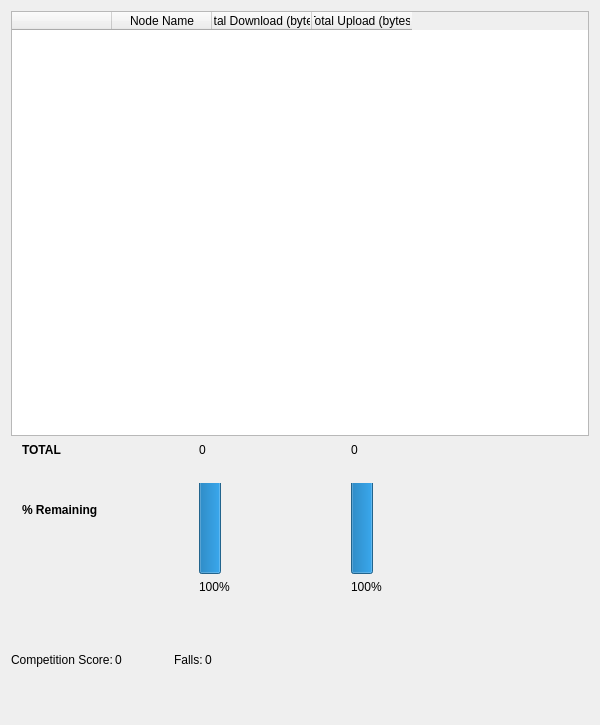
<?xml version="1.0" encoding="UTF-8"?>
<ui version="4.0">
 <class>BandwidthWidget</class>
 <widget class="QWidget" name="BandwidthWidget">
  <property name="geometry">
   <rect>
    <x>0</x>
    <y>0</y>
    <width>600</width>
    <height>725</height>
   </rect>
  </property>
  <property name="minimumSize">
   <size>
    <width>400</width>
    <height>200</height>
   </size>
  </property>
  <property name="windowTitle">
   <string>BandwidthWidget</string>
  </property>
  <layout class="QHBoxLayout" name="horizontalLayout_2">
   <property name="sizeConstraint">
    <enum>QLayout::SetDefaultConstraint</enum>
   </property>
   <item>
    <widget class="QWidget" name="widget_2" native="true">
     <layout class="QVBoxLayout" name="verticalLayout">
      <property name="margin">
       <number>0</number>
      </property>
      <item>
       <widget class="QTableWidget" name="tableWidget">
        <property name="sizePolicy">
         <sizepolicy hsizetype="Expanding" vsizetype="Preferred">
          <horstretch>0</horstretch>
          <verstretch>0</verstretch>
         </sizepolicy>
        </property>
        <property name="minimumSize">
         <size>
          <width>0</width>
          <height>425</height>
         </size>
        </property>
        <property name="maximumSize">
         <size>
          <width>16777215</width>
          <height>600</height>
         </size>
        </property>
        <property name="alternatingRowColors">
         <bool>true</bool>
        </property>
        <property name="gridStyle">
         <enum>Qt::DashDotLine</enum>
        </property>
        <property name="sortingEnabled">
         <bool>true</bool>
        </property>
        <attribute name="horizontalHeaderMinimumSectionSize">
         <number>100</number>
        </attribute>
        <attribute name="horizontalHeaderStretchLastSection">
         <bool>false</bool>
        </attribute>
        <column>
         <property name="text">
          <string/>
         </property>
        </column>
        <column>
         <property name="text">
          <string>Node Name</string>
         </property>
        </column>
        <column>
         <property name="text">
          <string>Total Download (bytes)</string>
         </property>
        </column>
        <column>
         <property name="text">
          <string>Total Upload (bytes)</string>
         </property>
        </column>
       </widget>
      </item>
      <item>
       <widget class="QWidget" name="widget_8" native="true">
        <property name="sizePolicy">
         <sizepolicy hsizetype="Preferred" vsizetype="Maximum">
          <horstretch>0</horstretch>
          <verstretch>0</verstretch>
         </sizepolicy>
        </property>
        <property name="maximumSize">
         <size>
          <width>688</width>
          <height>175</height>
         </size>
        </property>
        <layout class="QHBoxLayout" name="horizontalLayout_8">
         <property name="spacing">
          <number>1</number>
         </property>
         <property name="sizeConstraint">
          <enum>QLayout::SetMaximumSize</enum>
         </property>
         <property name="topMargin">
          <number>1</number>
         </property>
         <item>
          <layout class="QVBoxLayout" name="verticalLayout_2">
           <item>
            <widget class="QLabel" name="label">
             <property name="font">
              <font>
               <weight>75</weight>
               <bold>true</bold>
              </font>
             </property>
             <property name="text">
              <string>TOTAL</string>
             </property>
            </widget>
           </item>
           <item>
            <spacer name="verticalSpacer">
             <property name="orientation">
              <enum>Qt::Vertical</enum>
             </property>
             <property name="sizeType">
              <enum>QSizePolicy::Preferred</enum>
             </property>
             <property name="sizeHint" stdset="0">
              <size>
               <width>20</width>
               <height>40</height>
              </size>
             </property>
            </spacer>
           </item>
           <item>
            <widget class="QLabel" name="label_2">
             <property name="font">
              <font>
               <weight>75</weight>
               <bold>true</bold>
              </font>
             </property>
             <property name="text">
              <string>% Remaining</string>
             </property>
            </widget>
           </item>
           <item>
            <spacer name="verticalSpacer_2">
             <property name="orientation">
              <enum>Qt::Vertical</enum>
             </property>
             <property name="sizeHint" stdset="0">
              <size>
               <width>20</width>
               <height>20</height>
              </size>
             </property>
            </spacer>
           </item>
          </layout>
         </item>
         <item>
          <spacer name="horizontalSpacer_2">
           <property name="orientation">
            <enum>Qt::Horizontal</enum>
           </property>
           <property name="sizeType">
            <enum>QSizePolicy::Maximum</enum>
           </property>
           <property name="sizeHint" stdset="0">
            <size>
             <width>100</width>
             <height>20</height>
            </size>
           </property>
          </spacer>
         </item>
         <item>
          <layout class="QVBoxLayout" name="verticalLayout_4">
           <item>
            <widget class="QLabel" name="downTotalLabel">
             <property name="text">
              <string>0</string>
             </property>
            </widget>
           </item>
           <item>
            <spacer name="verticalSpacer_3">
             <property name="orientation">
              <enum>Qt::Vertical</enum>
             </property>
             <property name="sizeType">
              <enum>QSizePolicy::Fixed</enum>
             </property>
             <property name="sizeHint" stdset="0">
              <size>
               <width>20</width>
               <height>20</height>
              </size>
             </property>
            </spacer>
           </item>
           <item>
            <widget class="QProgressBar" name="down_remaining_bar">
             <property name="maximumSize">
              <size>
               <width>16777215</width>
               <height>100</height>
              </size>
             </property>
             <property name="maximum">
              <number>1000</number>
             </property>
             <property name="value">
              <number>1000</number>
             </property>
             <property name="orientation">
              <enum>Qt::Vertical</enum>
             </property>
             <property name="format">
              <string/>
             </property>
            </widget>
           </item>
           <item>
            <widget class="QLabel" name="downLabel">
             <property name="text">
              <string>100%</string>
             </property>
            </widget>
           </item>
           <item>
            <spacer name="verticalSpacer_5">
             <property name="orientation">
              <enum>Qt::Vertical</enum>
             </property>
             <property name="sizeHint" stdset="0">
              <size>
               <width>20</width>
               <height>40</height>
              </size>
             </property>
            </spacer>
           </item>
          </layout>
         </item>
         <item>
          <spacer name="horizontalSpacer_7">
           <property name="orientation">
            <enum>Qt::Horizontal</enum>
           </property>
           <property name="sizeType">
            <enum>QSizePolicy::Maximum</enum>
           </property>
           <property name="sizeHint" stdset="0">
            <size>
             <width>120</width>
             <height>1</height>
            </size>
           </property>
          </spacer>
         </item>
         <item>
          <layout class="QVBoxLayout" name="verticalLayout_3">
           <item>
            <widget class="QLabel" name="upTotalLabel">
             <property name="text">
              <string>0</string>
             </property>
            </widget>
           </item>
           <item>
            <spacer name="verticalSpacer_4">
             <property name="orientation">
              <enum>Qt::Vertical</enum>
             </property>
             <property name="sizeType">
              <enum>QSizePolicy::Fixed</enum>
             </property>
             <property name="sizeHint" stdset="0">
              <size>
               <width>20</width>
               <height>20</height>
              </size>
             </property>
            </spacer>
           </item>
           <item>
            <widget class="QProgressBar" name="up_remaining_bar">
             <property name="maximumSize">
              <size>
               <width>16777215</width>
               <height>100</height>
              </size>
             </property>
             <property name="maximum">
              <number>1000</number>
             </property>
             <property name="value">
              <number>1000</number>
             </property>
             <property name="orientation">
              <enum>Qt::Vertical</enum>
             </property>
             <property name="format">
              <string/>
             </property>
            </widget>
           </item>
           <item>
            <widget class="QLabel" name="upLabel">
             <property name="text">
              <string>100%</string>
             </property>
            </widget>
           </item>
           <item>
            <spacer name="verticalSpacer_6">
             <property name="orientation">
              <enum>Qt::Vertical</enum>
             </property>
             <property name="sizeHint" stdset="0">
              <size>
               <width>20</width>
               <height>40</height>
              </size>
             </property>
            </spacer>
           </item>
          </layout>
         </item>
         <item>
          <spacer name="horizontalSpacer">
           <property name="orientation">
            <enum>Qt::Horizontal</enum>
           </property>
           <property name="sizeHint" stdset="0">
            <size>
             <width>40</width>
             <height>20</height>
            </size>
           </property>
          </spacer>
         </item>
        </layout>
       </widget>
      </item>
      <item>
       <widget class="QWidget" name="widget_4" native="true">
        <layout class="QHBoxLayout" name="horizontalLayout_4">
         <property name="spacing">
          <number>2</number>
         </property>
         <property name="margin">
          <number>0</number>
         </property>
        </layout>
       </widget>
      </item>
      <item>
       <widget class="QWidget" name="widget_6" native="true">
        <layout class="QHBoxLayout" name="horizontalLayout_6">
         <property name="spacing">
          <number>2</number>
         </property>
         <property name="margin">
          <number>0</number>
         </property>
         <item>
          <widget class="QLabel" name="label_13">
           <property name="text">
            <string>Competition Score:</string>
           </property>
          </widget>
         </item>
         <item>
          <widget class="QLabel" name="competition_score">
           <property name="text">
            <string>0</string>
           </property>
          </widget>
         </item>
         <item>
          <spacer name="horizontalSpacer_4">
           <property name="orientation">
            <enum>Qt::Horizontal</enum>
           </property>
           <property name="sizeHint" stdset="0">
            <size>
             <width>40</width>
             <height>20</height>
            </size>
           </property>
          </spacer>
         </item>
         <item>
          <spacer name="horizontalSpacer_3">
           <property name="orientation">
            <enum>Qt::Horizontal</enum>
           </property>
           <property name="sizeType">
            <enum>QSizePolicy::Minimum</enum>
           </property>
           <property name="sizeHint" stdset="0">
            <size>
             <width>50</width>
             <height>20</height>
            </size>
           </property>
          </spacer>
         </item>
         <item>
          <widget class="QLabel" name="label_12">
           <property name="text">
            <string>Falls:</string>
           </property>
          </widget>
         </item>
         <item>
          <widget class="QLabel" name="falls">
           <property name="text">
            <string>0</string>
           </property>
          </widget>
         </item>
         <item>
          <spacer name="horizontalSpacer_5">
           <property name="orientation">
            <enum>Qt::Horizontal</enum>
           </property>
           <property name="sizeHint" stdset="0">
            <size>
             <width>437</width>
             <height>20</height>
            </size>
           </property>
          </spacer>
         </item>
        </layout>
       </widget>
      </item>
      <item>
       <widget class="QWidget" name="widget_5" native="true">
        <layout class="QHBoxLayout" name="horizontalLayout_5">
         <property name="spacing">
          <number>2</number>
         </property>
         <property name="margin">
          <number>0</number>
         </property>
        </layout>
       </widget>
      </item>
      <item>
       <widget class="QWidget" name="widget_7" native="true">
        <layout class="QHBoxLayout" name="horizontalLayout_7">
         <property name="spacing">
          <number>2</number>
         </property>
         <property name="margin">
          <number>0</number>
         </property>
         <item>
          <widget class="QLabel" name="message">
           <property name="text">
            <string/>
           </property>
          </widget>
         </item>
         <item>
          <spacer name="horizontalSpacer_6">
           <property name="orientation">
            <enum>Qt::Horizontal</enum>
           </property>
           <property name="sizeHint" stdset="0">
            <size>
             <width>513</width>
             <height>20</height>
            </size>
           </property>
          </spacer>
         </item>
        </layout>
       </widget>
      </item>
      <item>
       <widget class="QWidget" name="widget_3" native="true">
        <layout class="QHBoxLayout" name="horizontalLayout_3">
         <property name="spacing">
          <number>2</number>
         </property>
         <property name="margin">
          <number>0</number>
         </property>
        </layout>
       </widget>
      </item>
      <item>
       <widget class="QWidget" name="widget" native="true">
        <layout class="QHBoxLayout" name="horizontalLayout">
         <property name="spacing">
          <number>2</number>
         </property>
         <property name="margin">
          <number>0</number>
         </property>
        </layout>
       </widget>
      </item>
     </layout>
    </widget>
   </item>
  </layout>
 </widget>
 <layoutdefault spacing="6" margin="11"/>
 <resources/>
 <connections/>
 <slots>
  <slot>treeItemChanged(QTreeWidgetItem*,QTreeWidgetItem*)</slot>
  <slot>insertButtonPressed()</slot>
  <slot>editSlot(int,int)</slot>
  <slot>confirmNavigation()</slot>
 </slots>
</ui>
